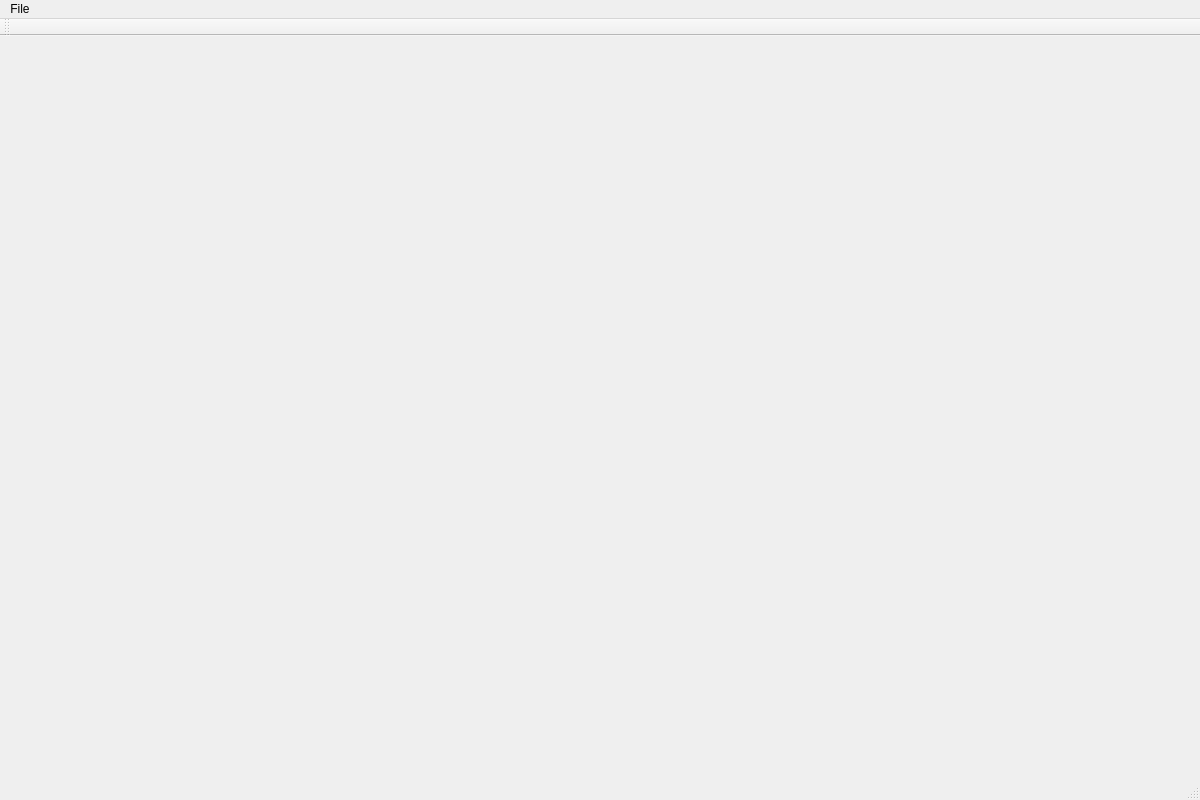
<?xml version="1.0" encoding="UTF-8"?>
<ui version="4.0">
 <class>MainWindow</class>
 <widget class="QMainWindow" name="MainWindow">
  <property name="geometry">
   <rect>
    <x>0</x>
    <y>0</y>
    <width>1200</width>
    <height>800</height>
   </rect>
  </property>
  <property name="windowTitle">
   <string>Google Maps Browser</string>
  </property>
  <widget class="QWidget" name="centralWidget"/>
  <widget class="QMenuBar" name="menuBar">
   <property name="geometry">
    <rect>
     <x>0</x>
     <y>0</y>
     <width>1200</width>
     <height>22</height>
    </rect>
   </property>
   <widget class="QMenu" name="menuFile">
    <property name="title">
     <string>File</string>
    </property>
    <addaction name="actionQuit"/>
   </widget>
   <addaction name="menuFile"/>
  </widget>
  <widget class="QToolBar" name="mainToolBar">
   <attribute name="toolBarArea">
    <enum>TopToolBarArea</enum>
   </attribute>
   <attribute name="toolBarBreak">
    <bool>false</bool>
   </attribute>
  </widget>
  <widget class="QStatusBar" name="statusBar"/>
  <action name="actionQuit">
   <property name="text">
    <string>Quit</string>
   </property>
  </action>
  <action name="actionMoscow">
   <property name="text">
    <string>Moscow</string>
   </property>
  </action>
  <action name="actionNewYork">
   <property name="text">
    <string>New York</string>
   </property>
  </action>
  <action name="actionLondon">
   <property name="text">
    <string>London</string>
   </property>
  </action>
  <action name="actionSanJose_CA">
   <property name="text">
    <string>San Jose CA</string>
   </property>
  </action>
  <action name="actionBedford_MA">
   <property name="text">
    <string>Bedford MA</string>
   </property>
  </action>
  <action name="actionSky">
   <property name="text">
    <string>Sky</string>
   </property>
  </action>
  <action name="actionBorders">
   <property name="checkable">
    <bool>true</bool>
   </property>
   <property name="text">
    <string>Borders and Names</string>
   </property>
  </action>
  <action name="actionRoads">
   <property name="checkable">
    <bool>true</bool>
   </property>
   <property name="text">
    <string>Roads</string>
   </property>
  </action>
 </widget>
 <layoutdefault spacing="6" margin="11"/>
 <resources/>
 <connections/>
</ui>
